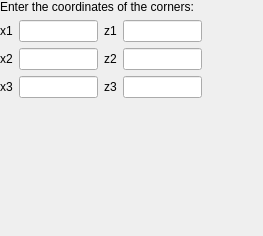
<?xml version="1.0" encoding="UTF-8"?>
<ui version="4.0">
 <class>DeleteSupportsLayout</class>
 <widget class="QWidget" name="DeleteSupportsLayout">
  <property name="geometry">
   <rect>
    <x>0</x>
    <y>0</y>
    <width>263</width>
    <height>236</height>
   </rect>
  </property>
  <property name="windowTitle">
   <string>Form</string>
  </property>
  <widget class="QWidget" name="verticalLayoutWidget">
   <property name="geometry">
    <rect>
     <x>0</x>
     <y>0</y>
     <width>202</width>
     <height>141</height>
    </rect>
   </property>
   <layout class="QVBoxLayout" name="verticalLayout">
    <item>
     <layout class="QVBoxLayout" name="mainLayout">
      <item>
       <widget class="QLabel" name="label">
        <property name="text">
         <string>Enter the coordinates of the corners:</string>
        </property>
       </widget>
      </item>
      <item>
       <layout class="QGridLayout" name="gridLayout">
        <item row="1" column="3">
         <widget class="QLineEdit" name="triZ2LineEdit"/>
        </item>
        <item row="1" column="1">
         <widget class="QLineEdit" name="triX2LineEdit"/>
        </item>
        <item row="0" column="0">
         <widget class="QLabel" name="label_3">
          <property name="text">
           <string>x1</string>
          </property>
         </widget>
        </item>
        <item row="1" column="2">
         <widget class="QLabel" name="label_7">
          <property name="text">
           <string>z2</string>
          </property>
         </widget>
        </item>
        <item row="0" column="3">
         <widget class="QLineEdit" name="triZ1LineEdit"/>
        </item>
        <item row="1" column="0">
         <widget class="QLabel" name="label_4">
          <property name="text">
           <string>x2</string>
          </property>
         </widget>
        </item>
        <item row="0" column="2">
         <widget class="QLabel" name="label_2">
          <property name="text">
           <string>z1</string>
          </property>
         </widget>
        </item>
        <item row="0" column="1">
         <widget class="QLineEdit" name="triX1LineEdit"/>
        </item>
        <item row="2" column="1">
         <widget class="QLineEdit" name="triX3LineEdit"/>
        </item>
        <item row="2" column="0">
         <widget class="QLabel" name="label_5">
          <property name="text">
           <string>x3</string>
          </property>
         </widget>
        </item>
        <item row="2" column="2">
         <widget class="QLabel" name="label_8">
          <property name="text">
           <string>z3</string>
          </property>
         </widget>
        </item>
        <item row="2" column="3">
         <widget class="QLineEdit" name="triZ3LineEdit"/>
        </item>
       </layout>
      </item>
     </layout>
    </item>
    <item>
     <widget class="QLabel" name="label_6">
      <property name="text">
       <string/>
      </property>
     </widget>
    </item>
   </layout>
  </widget>
 </widget>
 <resources/>
 <connections/>
</ui>
